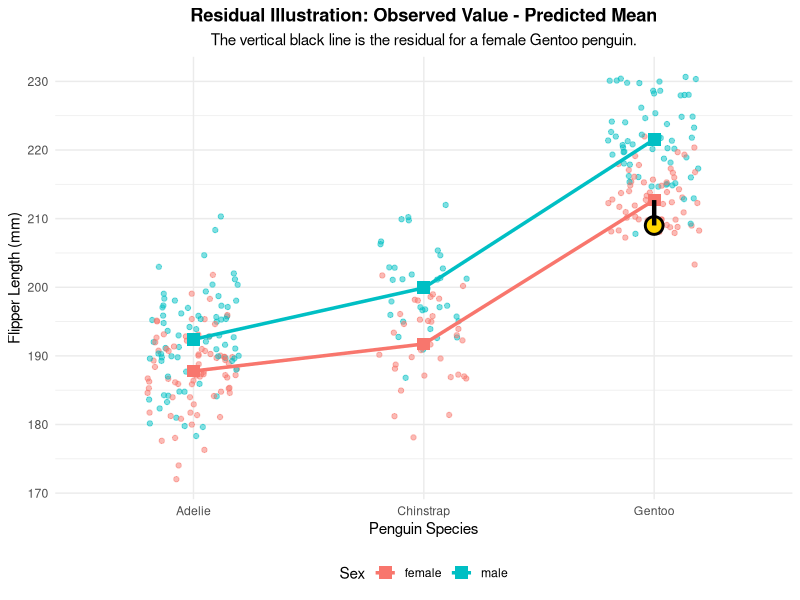
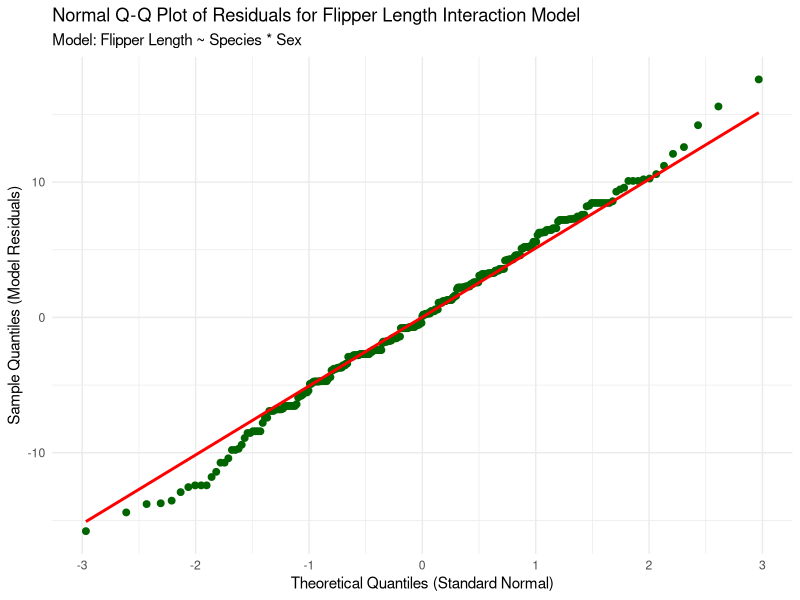
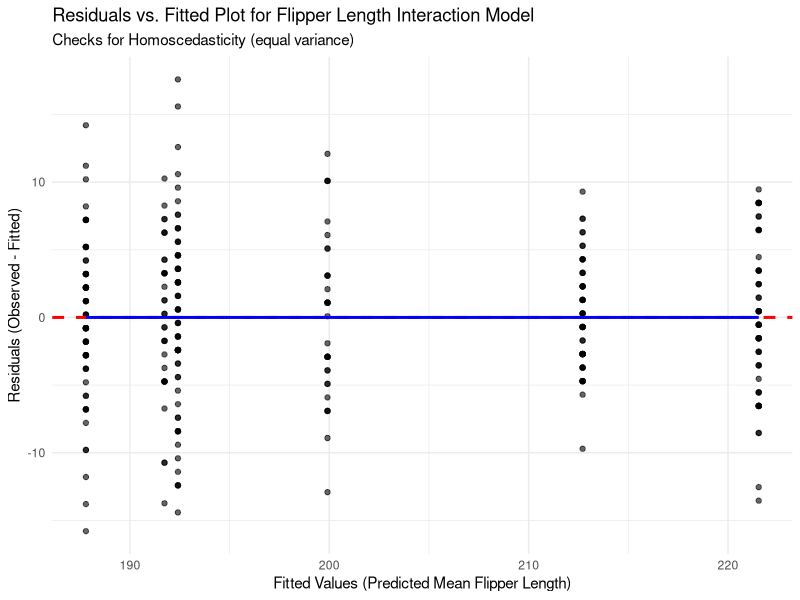
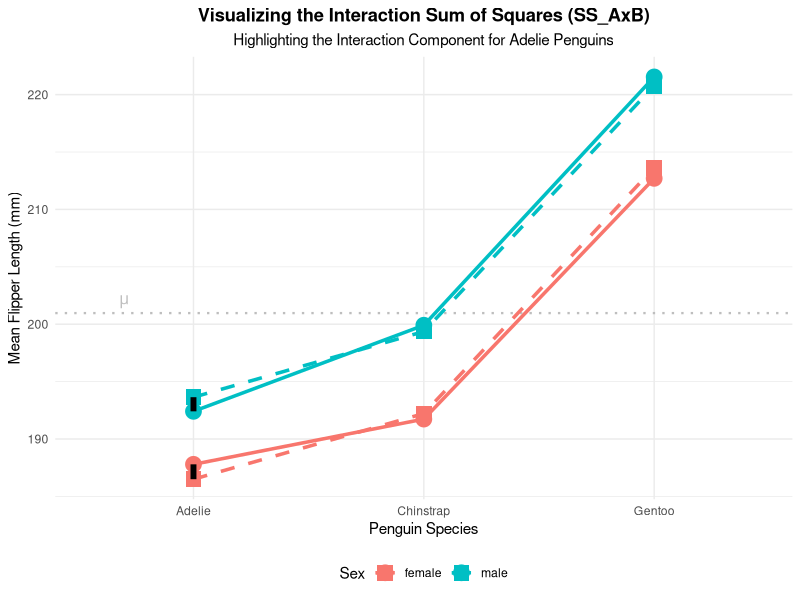
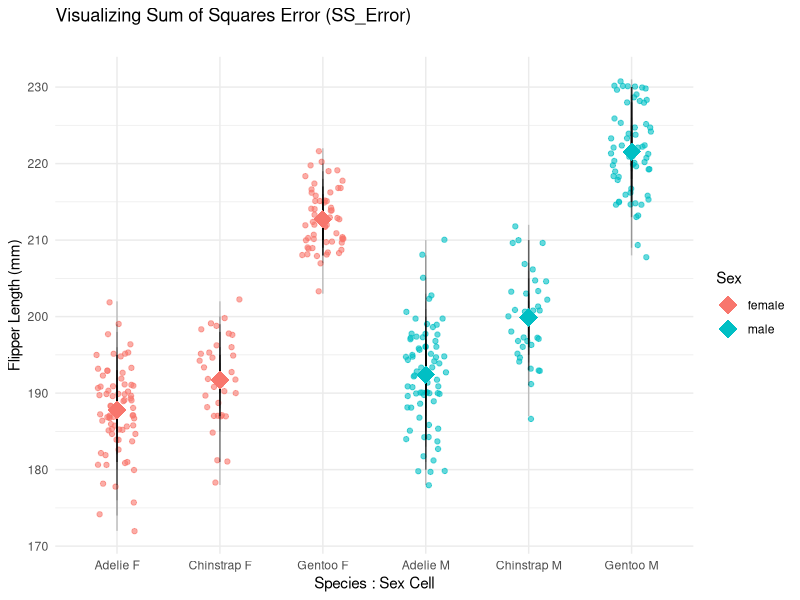
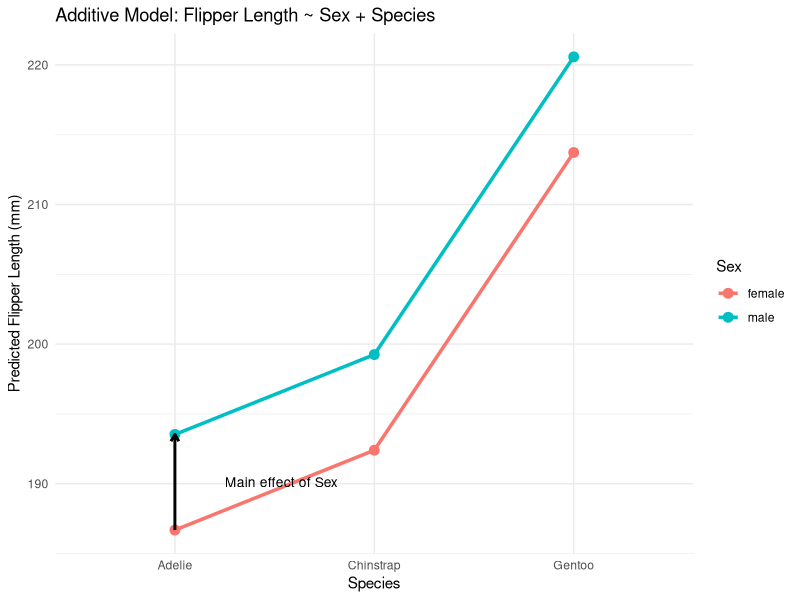
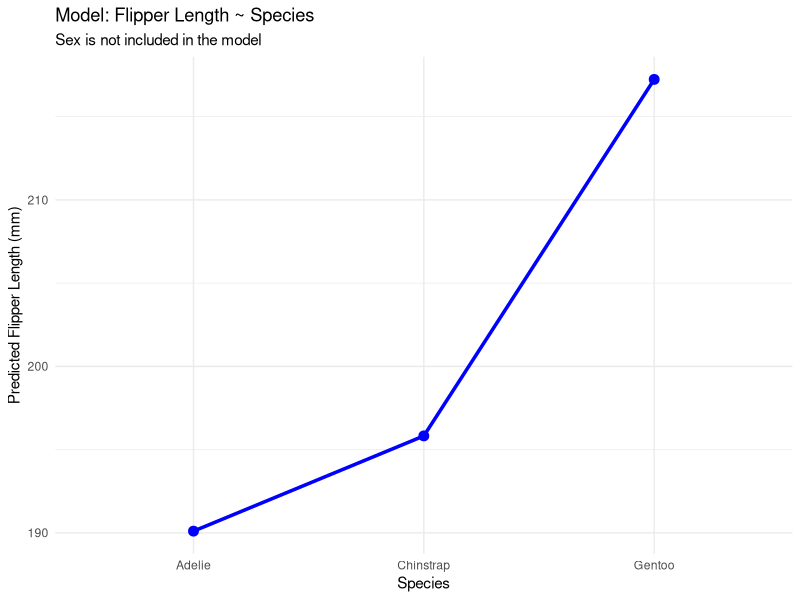
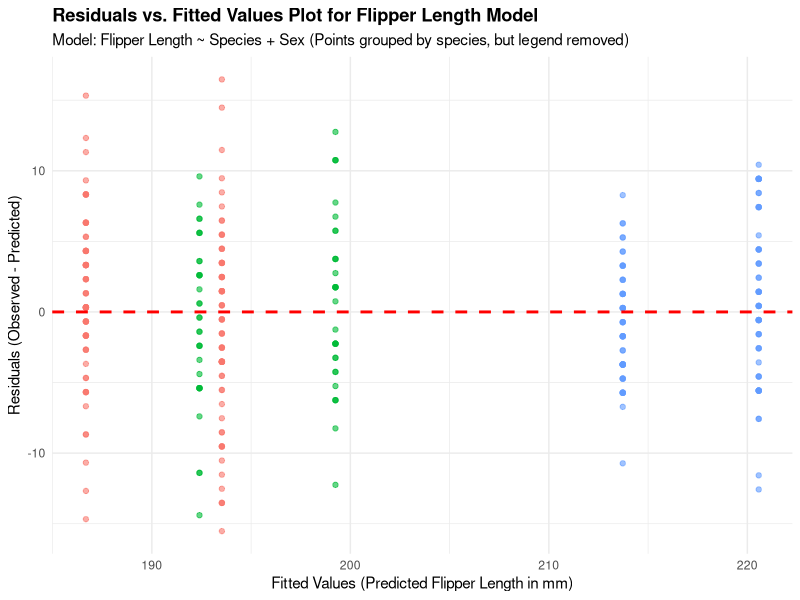

These charts were generated, in order, by the following R code:
## ---- chunk 1
#| echo: false

library(tidyverse)
library(palmerpenguins)
library(broom)
library(kableExtra)
## ---- chunk 2
#| echo: false
library(tidyverse)
library(palmerpenguins)

# 1. Load and fit the Interaction Model
penguins_data <- penguins %>%
  drop_na(flipper_length_mm, species, sex)

model_interaction <- lm(flipper_length_mm ~ species * sex, data = penguins_data)

# 2. Create Prediction Grid for fitted lines
prediction_grid_interaction <- expand.grid(
  species = unique(penguins_data$species),
  sex = unique(penguins_data$sex)
)
prediction_grid_interaction$Predicted_FL <- predict(model_interaction, newdata = prediction_grid_interaction)

# 3. Select one observation to highlight
highlight_observation <- penguins_data %>%
  filter(species == "Gentoo", sex == "female") %>%
  slice(5) 

predicted_for_highlight <- prediction_grid_interaction %>%
  filter(species == highlight_observation$species, sex == highlight_observation$sex) %>%
  pull(Predicted_FL)

# 4. Generate the Plot
ggplot(penguins_data, aes(x = species, y = flipper_length_mm, color = sex)) +
  
  # A. Plot all original data points with jitter (for context)
  geom_point(position = position_jitter(width = 0.2), 
             size = 1.5, 
             alpha = 0.5) +
  
  # B. Add the non-parallel fitted lines
  geom_line(data = prediction_grid_interaction, 
            aes(y = Predicted_FL, group = sex), 
            linewidth = 1.2) +
  
  # C. Add points for the *predicted* means (the fitted line's points)
  geom_point(data = prediction_grid_interaction, 
             aes(y = Predicted_FL, group = sex), 
             size = 4, 
             shape = 15) +
  
  # D. Highlight the specific observed point (Observed Value)
  geom_point(data = highlight_observation, 
             aes(x = species, y = flipper_length_mm), 
             color = "black", size = 5, shape = 21, fill = "gold", stroke = 1.5) +
  
  # E. Illustrate the residual: Vertical line from Observed to Predicted
  # NOTE: Using highlight_observation as data source and mapping X to 'species'
  # ensures the line stays precisely on the categorical X position.
  geom_segment(data = highlight_observation, 
               aes(x = species,
                   xend = species,
                   y = flipper_length_mm, 
                   yend = predicted_for_highlight),
               color = "black", linetype = "solid", linewidth = 1.5, inherit.aes = FALSE) + 
  
  labs(
    title = "Residual Illustration: Observed Value - Predicted Mean",
    subtitle = paste0("The vertical black line is the residual for a ", highlight_observation$sex, " ", highlight_observation$species, " penguin."),
    x = "Penguin Species",
    y = "Flipper Length (mm)",
    color = "Sex"
  ) +
  theme_minimal() +
  scale_color_manual(values = c("female" = "#F8766D", "male" = "#00BFC4")) +
  theme(
    plot.title = element_text(hjust = 0.5, face = "bold"),
    plot.subtitle = element_text(hjust = 0.5),
    legend.position = "bottom"
  )
## ---- chunk 3
#| echo: false 

library(tidyverse)
library(palmerpenguins)

# 1. Load and Clean Data
penguins_data <- penguins %>%
  drop_na(flipper_length_mm, species, sex)

# 2. Fit the Interaction Model
# Flipper Length is the response; Species and Sex are explanatory factors.
model_interaction <- lm(flipper_length_mm ~ species * sex, data = penguins_data)

# 3. Extract Residuals and Store in a Data Frame
residuals_data <- data.frame(
  Residuals = residuals(model_interaction)
)

# 4. Generate the Normal Q-Q Plot using ggplot2
ggplot(residuals_data, aes(sample = Residuals)) +
  # Add the quantile points
  geom_qq(color = "darkgreen", size = 2) + 
  # Add the reference line (where the points should lie if normal)
  geom_qq_line(color = "red", linewidth = 1) + 
  labs(
    title = "Normal Q-Q Plot of Residuals for Flipper Length Interaction Model",
    subtitle = "Model: Flipper Length ~ Species * Sex",
    x = "Theoretical Quantiles (Standard Normal)",
    y = "Sample Quantiles (Model Residuals)"
  ) +
  theme_minimal()
## ---- chunk 4
#| echo: false
library(tidyverse)
library(palmerpenguins)

# 1. Load and fit the Interaction Model
penguins_data <- penguins %>%
  drop_na(flipper_length_mm, species, sex)

model_interaction <- lm(flipper_length_mm ~ species * sex, data = penguins_data)

# 2. Extract Fitted Values and Residuals
# The augment() function from the broom package is the easiest way to get these,
# but using base R/tidyverse functions is more direct for a quick plot.
plot_data <- data.frame(
  Fitted_Values = fitted(model_interaction),
  Residuals = residuals(model_interaction)
)

# 3. Generate the Residuals vs. Fitted Plot
ggplot(plot_data, aes(x = Fitted_Values, y = Residuals)) +
  
  # Add points for each residual
  geom_point(alpha = 0.6) +
  
  # Add a horizontal line at Residual = 0 (the reference line)
  geom_hline(yintercept = 0, color = "red", linetype = "dashed", linewidth = 1) +
  
  # Add a locally weighted smoothing (LOWESS) line to check for non-linearity
  # This line should be flat and close to zero if the linearity assumption holds.
  geom_smooth(method = "loess", color = "blue", se = FALSE, linewidth = 1) +
  
  labs(
    title = "Residuals vs. Fitted Plot for Flipper Length Interaction Model",
    subtitle = "Checks for Homoscedasticity (equal variance)",
    x = "Fitted Values (Predicted Mean Flipper Length)",
    y = "Residuals (Observed - Fitted)"
  ) +
  theme_minimal()

## ---- chunk 5
#| echo: false
library(tidyverse)
library(palmerpenguins)

# 1. Load and clean data
penguins_data <- penguins %>%
  drop_na(flipper_length_mm, species, sex)

# 2. Calculate necessary means
means_data <- penguins_data %>%
  group_by(species, sex) %>%
  summarise(cell_mean = mean(flipper_length_mm), .groups = 'drop') %>%
  ungroup()

grand_mean <- mean(penguins_data$flipper_length_mm)

marginal_species_means <- penguins_data %>%
  group_by(species) %>%
  summarise(species_mean = mean(flipper_length_mm), .groups = 'drop')

marginal_sex_means <- penguins_data %>%
  group_by(sex) %>%
  summarise(sex_mean = mean(flipper_length_mm), .groups = 'drop')

# Join means for plotting and calculate additive predictions and interaction components
plot_data_full <- means_data %>%
  left_join(marginal_species_means, by = "species") %>%
  left_join(marginal_sex_means, by = "sex") %>%
  mutate(grand_mean = grand_mean) %>%
  mutate(additive_prediction = species_mean + sex_mean - grand_mean) %>%
  mutate(interaction_component = cell_mean - additive_prediction)

# 3. Create the ggplot object and assign it to a variable 'p'
p <- ggplot(plot_data_full, aes(x = species, group = sex, color = sex)) +
  
  # A. Grand Mean as a horizontal reference line
  geom_hline(aes(yintercept = grand_mean), 
             linetype = "dotted", color = "grey", linewidth = 0.8) +
  annotate("text", x = 0.7, y = grand_mean + 1, label = expression(mu), color = "grey", size = 4) +
  
  # B. Plot the OBSERVED Cell Means (solid lines and circles)
  geom_line(aes(y = cell_mean), linewidth = 1.2, linetype = "solid") +
  geom_point(aes(y = cell_mean), size = 5, shape = 19) + 
  
  # C. Plot the ADDITIVE Model's Predicted Cell Means (dashed lines and squares)
  geom_line(aes(y = additive_prediction, group = sex, color = sex), 
            linewidth = 1.2, linetype = "dashed") +
  geom_point(aes(y = additive_prediction), size = 5, shape = 15) + 
  
  # D. Highlight the INTERACTION COMPONENT FOR ADELIE ONLY
  geom_segment(data = plot_data_full %>% filter(species == "Adelie"), 
               aes(x = species, 
                   xend = species, 
                   y = cell_mean, 
                   yend = additive_prediction),
               color = "black", linewidth = 2, linetype = "solid") + 
  
  labs(
    title = "Visualizing the Interaction Sum of Squares (SS_AxB)",
    subtitle = "Highlighting the Interaction Component for Adelie Penguins",
    y = "Mean Flipper Length (mm)",
    color = "Sex"
  ) +
  scale_color_manual(values = c("female" = "#F8766D", "male" = "#00BFC4")) +
  theme_minimal() +
  theme(
    plot.title = element_text(hjust = 0.5, face = "bold"),
    plot.subtitle = element_text(hjust = 0.5),
    legend.position = "bottom"
  ) +
  
  # ADDED LINE: Explicitly sets the x-axis to be discrete and names the axis
  scale_x_discrete(name = "Penguin Species") 

# NECESSARY LINE TO DISPLAY THE PLOT
print(p)
## ---- chunk 6
#| echo: false

library(tidyverse)
library(palmerpenguins)

# 1. Prepare Data
penguins_data <- penguins %>%
  drop_na(flipper_length_mm, species, sex)

# 2. Calculate Cell Means
cell_means <- penguins_data %>%
  group_by(species, sex) %>%
  summarise(cell_mean = mean(flipper_length_mm), .groups = 'drop')

# 3. Join Cell Means back to the original data frame
plot_data_ss_error <- penguins_data %>%
  left_join(cell_means, by = c("species", "sex"))

# 4. Create the Plot
ggplot(plot_data_ss_error, aes(x = interaction(species, sex), y = flipper_length_mm)) +
  
  # A. Plot the individual observations with jitter
  geom_point(aes(color = sex), 
             position = position_jitter(width = 0.2), 
             alpha = 0.6, size = 1.5) +
  
  # B. Illustrate SS_Error: Draw a vertical line (residual) from EVERY observation to its cell mean
  # The squared length of ALL these black lines, summed, is the SS_Error.
  geom_segment(aes(x = interaction(species, sex), 
                   xend = interaction(species, sex), 
                   y = flipper_length_mm, 
                   yend = cell_mean),
               color = "black", linewidth = 0.5, alpha = 0.2) + 
  
  # C. Plot the Cell Means (the predicted value for the group) on top
  geom_point(aes(y = cell_mean, color = sex), 
             size = 6, shape = 18) + # Diamonds for cell means
  
  labs(
    title = "Visualizing Sum of Squares Error (SS_Error)",
    subtitle = "",
    x = "Species : Sex Cell",
    y = "Flipper Length (mm)",
    color = "Sex"
  ) +
  theme_minimal() +
  scale_x_discrete(labels = c("Adelie.female" = "Adelie F", "Adelie.male" = "Adelie M", 
                              "Chinstrap.female" = "Chinstrap F", "Chinstrap.male" = "Chinstrap M",
                              "Gentoo.female" = "Gentoo F", "Gentoo.male" = "Gentoo M"))
## ---- chunk 7
#| echo: false
library(tidyverse)
library(palmerpenguins)

# 1. Load and clean the data
# We drop rows with NAs in our variables of interest
penguins_data <- penguins %>%
  drop_na(flipper_length_mm, species, sex)

# 2. Fit the Two-Way ANOVA Interaction Model
# The asterisk (*) represents the main effects (species and sex) PLUS their interaction.
# Model Formula: flipper_length_mm ~ species + sex + species:sex
model_anova <- aov(flipper_length_mm ~ species * sex, data = penguins_data)

# 3. Generate the ANOVA Summary Table
# This table contains the Sums of Squares (SS), Degrees of Freedom (df), 
# Mean Squares (MS), F-statistics, and p-values for all effects.
summary(model_anova)
## ---- chunk 8
#| echo: false
library(tidyverse)
library(palmerpenguins)

# Remove missing observations
penguins_clean <- penguins %>%
  drop_na(flipper_length_mm, sex, species)

# Additive model: Sex + Species
model_add <- lm(flipper_length_mm ~ sex + species,
                data = penguins_clean)

# Predicted means for each combination
pred_add <- expand_grid(
  species = levels(penguins_clean$species),
  sex = levels(penguins_clean$sex)
) %>%
  mutate(predicted = predict(model_add, newdata = .))

# Predicted means for Adelie
adelie_female <- pred_add %>%
  filter(species == "Adelie", sex == "female") %>%
  pull(predicted)

adelie_male <- pred_add %>%
  filter(species == "Adelie", sex == "male") %>%
  pull(predicted)

# Plot 1: Additive model
plot_add <- ggplot(pred_add,
                   aes(x = species, y = predicted,
                       color = sex, group = sex)) +
  geom_line(linewidth = 1.2) +
  geom_point(size = 3) +
  annotate("segment",
           x = 1, xend = 1,
           y = adelie_female, yend = adelie_male,
           arrow = arrow(length = unit(0.2, "cm")),
           linewidth = 1,
           color = "black") +
  annotate("text",
           x = 1.25,
           y = (adelie_female + adelie_male) / 2,
           label = "Main effect of Sex",
           hjust = 0,
           size = 3.5) +
  labs(
    title = "Additive Model: Flipper Length ~ Sex + Species",
    x = "Species",
    y = "Predicted Flipper Length (mm)",
    color = "Sex"
  ) +
  theme_minimal()

plot_add
## ---- chunk 9
#| echo: false
# Model without Sex
model_species <- lm(flipper_length_mm ~ species,
                    data = penguins_clean)

# Predicted means for each species
pred_species <- data.frame(
  species = levels(penguins_clean$species)
) %>%
  mutate(predicted = predict(model_species, newdata = .))

# Plot 2: Model without Sex
plot_species <- ggplot(pred_species,
                       aes(x = species, y = predicted,
                           group = 1)) +
  geom_line(linewidth = 1.2, color = "blue") +
  geom_point(size = 3, color = "blue") +
  labs(
    title = "Model: Flipper Length ~ Species",
    subtitle = "Sex is not included in the model",
    x = "Species",
    y = "Predicted Flipper Length (mm)"
  ) +
  theme_minimal()

# Display both plots
plot_species
## ---- chunk 10
#| echo: false
library(tidyverse)
library(palmerpenguins)

# --- 1. Data Cleaning ---
# Ensure data is clean for the model
penguins_clean <- penguins %>%
  drop_na(flipper_length_mm, species, sex)

# --- 2. Model Fitting (Additive ANOVA: Flipper Length ~ Species + Sex) ---
model_additive <- lm(flipper_length_mm ~ species + sex, data = penguins_clean)

# --- 3. Prepare Data for Plotting ---
plot_data <- penguins_clean %>%
  mutate(
    fitted_values = fitted(model_additive),
    residuals = resid(model_additive)
  )

# --- 4. Generate the ggplot Visualization ---
ggplot(plot_data, aes(x = fitted_values, y = residuals)) +
  
  # Scatter plot of residuals vs. fitted values. 
  # Color is mapped to 'species' but the legend will be suppressed.
  geom_point(alpha = 0.6, aes(color = species)) +
  
  # Add the reference line at y = 0
  geom_hline(yintercept = 0, linetype = "dashed", color = "red", linewidth = 1) +
  
  labs(
    title = "Residuals vs. Fitted Values Plot for Flipper Length Model",
    subtitle = "Model: Flipper Length ~ Species + Sex (Points grouped by species, but legend removed)",
    x = "Fitted Values (Predicted Flipper Length in mm)",
    y = "Residuals (Observed - Predicted)"
  ) +
  theme_minimal() +
  # --- CRITICAL LINE: Suppresses the legend for the 'color' aesthetic ---
  guides(color = "none") +
  theme(plot.title = element_text(face = "bold"))
## ---- chunk 11
#| echo: false

library(tidyverse)
library(palmerpenguins)

# --- 1. Data Cleaning and Model Fitting ---
penguins_clean <- penguins %>%
  drop_na(flipper_length_mm, species, sex)

model_additive <- lm(flipper_length_mm ~ species + sex, data = penguins_clean)

# --- 2. Prepare Data for Plotting ---
plot_data <- penguins_clean %>%
  mutate(
    residuals = resid(model_additive)
  )

# --- 3. Generate the ggplot Visualization ---
ggplot(plot_data, aes(sample = residuals)) +
  stat_qq(color = 'darkgreen') +
  stat_qq_line(color = 'black', linewidth = 1) +
  labs(
    title = "Normal Q-Q Plot of Residuals",
    subtitle = "Model: Flipper Length ~ Species + Sex",
    x = "Theoretical Quantiles (Normal Distribution)",
    y = "Sample Quantiles (Model Residuals)"
  ) +
  theme_minimal() +
  theme(plot.title = element_text(face = "bold"))
## ---- chunk 12
#| echo: false

library(tidyverse)
library(palmerpenguins)

# --- 1. Prepare Data and Calculate Means ---
penguins_clean <- penguins %>%
  drop_na(flipper_length_mm, species, sex) 

grand_mean <- mean(penguins_clean$flipper_length_mm)

marginal_species_means <- penguins_clean %>%
  group_by(species) %>%
  summarise(
    marginal_mean_flipper = mean(flipper_length_mm),
    .groups = 'drop'
  )

cell_means <- penguins_clean %>%
  group_by(species, sex) %>%
  summarise(
    cell_mean_flipper = mean(flipper_length_mm),
    .groups = 'drop'
  )

plot_data <- penguins_clean %>%
  left_join(marginal_species_means, by = "species") %>%
  mutate(grand_mean = grand_mean) %>%
  left_join(cell_means, by = c("species", "sex"))

# --- 2. Generate the Minimalist ggplot Visualization ---
ggplot(plot_data, aes(x = species, y = flipper_length_mm)) +
  
  # A. Plot individual data points (color-coded by Factor B: Sex)
  geom_point(aes(color = sex), 
             position = position_jitter(width = 0.2), 
             alpha = 0.5, size = 1.5) +
  
  # B. Draw the Cell Means (Y-bar_ij) as thin lines
  stat_summary(aes(y = cell_mean_flipper, color = sex), 
               geom = "crossbar", 
               fun.data = function(x) data.frame(ymin = mean(x), ymax = mean(x), y = mean(x)),
               width = 0.5, 
               linewidth = 0.5) +
  
  # C. Draw the Grand Mean (Y-bar)
  geom_hline(aes(yintercept = grand_mean), 
             color = "red", linewidth = 1.2, linetype = "dashed") +
  
  # D. Draw the Marginal Species Means (Y-bar_i dot) as thick black segments
  geom_segment(data = marginal_species_means,
               aes(y = marginal_mean_flipper, yend = marginal_mean_flipper, 
                   x = as.numeric(species) - 0.4, 
                   xend = as.numeric(species) + 0.4),
               inherit.aes = FALSE,
               color = "black", linewidth = 3) +
  
  # E. Labels (X and Y axis labels restored)
  labs(
    x = "Penguin Species (Factor A)",
    y = "Flipper Length (mm)",
    color = "Sex" # Restored 'color' legend title
  ) +
  theme_minimal() +
  # Keep axis text, but remove title/subtitle/legend title
  theme(plot.title = element_blank(),
        plot.subtitle = element_blank())
## ---- chunk 13
library(tidyverse)
library(palmerpenguins)

# --- 1. Prepare Data and Calculate Means ---
penguins_clean <- penguins %>%
  drop_na(flipper_length_mm, species, sex) 

# Calculate Grand Mean
grand_mean <- mean(penguins_clean$flipper_length_mm)

# Calculate Marginal Species Means (Factor A, ignoring B)
marginal_species_means <- penguins_clean %>%
  group_by(species) %>%
  summarise(
    marginal_mean_flipper = mean(flipper_length_mm),
    .groups = 'drop'
  )

# 🆕 Calculate Cell Means (Species * Sex Interaction)
cell_means <- penguins_clean %>%
  group_by(species, sex) %>%
  summarise(
    cell_mean_flipper = mean(flipper_length_mm),
    .groups = 'drop'
  )

# Join the calculated means back to the plot data
plot_data <- penguins_clean %>%
  left_join(marginal_species_means, by = "species") %>%
  mutate(grand_mean = grand_mean) %>%
  left_join(cell_means, by = c("species", "sex"))

# --- 2. Generate the ggplot Visualization ---
ggplot(plot_data, aes(x = species, y = flipper_length_mm)) +
  
  # A. Plot individual data points (color-coded by Factor B: Sex)
  geom_point(aes(color = sex), 
             position = position_jitter(width = 0.2), 
             alpha = 0.5, size = 1.5) +
  
  # 🆕 B. Draw the Cell Means (Y-bar_ij) as thin, gray lines
  # We use stat_summary(geom="crossbar") to draw a short line at the mean for each group (Species x Sex)
  stat_summary(aes(y = cell_mean_flipper, color = sex), 
               geom = "crossbar", 
               fun.data = function(x) data.frame(ymin = mean(x), ymax = mean(x), y = mean(x)),
               width = 0.5, # Controls the length of the crossbar
               linewidth = 0.5) +
  
  # C. Draw the Grand Mean (Y-bar)
  geom_hline(aes(yintercept = grand_mean), 
             color = "red", linewidth = 1.2, linetype = "dashed") +
  
  # D. Draw the Marginal Species Means (Y-bar_i dot) as thick black segments (Factor A effect)
  geom_segment(data = marginal_species_means,
               aes(y = marginal_mean_flipper, yend = marginal_mean_flipper, 
                   x = as.numeric(species) - 0.4, 
                   xend = as.numeric(species) + 0.4),
               inherit.aes = FALSE,
               color = "black", linewidth = 3) +
  
  # E. Visualize SS_A: Draw segments from the Marginal Mean to the Grand Mean
  geom_segment(data = marginal_species_means,
               aes(x = species, 
                   xend = species, 
                   y = marginal_mean_flipper, 
                   yend = grand_mean),
               color = "black", 
               linewidth = 1, 
               arrow = arrow(length = unit(0.02, "npc"), ends = "both"),
               inherit.aes = FALSE) +
  
  # F. Label the Grand Mean
  geom_text(aes(x = 3.5, y = grand_mean), 
            label = "Grand Mean (Y-bar)", 
            color = "red", 
            hjust = 1, vjust = 1.5, size = 4) +
  
  labs(
    title = "SS_A (Species Marginal Means) vs. Cell Means (Species x Sex)",
    subtitle = "Thick black bars show Marginal Means (SS_A focus). Thin colored bars show Cell Means.",
    x = "Penguin Species (Factor A)",
    y = "Flipper Length (mm)",
    color = "Sex (Factor B)"
  ) +
  theme_minimal()
## ---- chunk 14
#| echo: false
library(tidyverse)
library(palmerpenguins)

# --- 1. Prepare Data and Calculate Means ---
penguins_clean <- penguins %>%
  drop_na(flipper_length_mm, species, sex) 

grand_mean <- mean(penguins_clean$flipper_length_mm)

# We still use the Marginal Means of Species
marginal_species_means <- penguins_clean %>%
  group_by(species) %>%
  summarise(
    marginal_mean_flipper = mean(flipper_length_mm),
    .groups = 'drop'
  )

plot_data <- penguins_clean %>%
  left_join(marginal_species_means, by = "species") %>%
  mutate(grand_mean = grand_mean)

# --- 2. Generate the Minimalist ggplot Visualization ---
ggplot(plot_data, aes(x = species, y = flipper_length_mm)) +
  
  # A. Plot individual data points (Single color, no 'sex' aesthetic)
  geom_point(color = "gray40", 
             position = position_jitter(width = 0.2), 
             alpha = 0.6, size = 1.5) +
  
  # B. Draw the Grand Mean (Y-bar)
  geom_hline(aes(yintercept = grand_mean), 
             color = "red", linewidth = 1.2, linetype = "dashed") +
  
  # C. Draw the Marginal Species Means (Y-bar_i dot) as thick black segments
  geom_segment(data = marginal_species_means,
               aes(y = marginal_mean_flipper, yend = marginal_mean_flipper, 
                   x = as.numeric(species) - 0.4, 
                   xend = as.numeric(species) + 0.4),
               inherit.aes = FALSE,
               color = "black", linewidth = 3) +
  
  # D. Labels (X and Y axis labels restored, Color/Legend label removed)
  labs(
    x = "Penguin Species (Factor A)",
    y = "Flipper Length (mm)"
  ) +
  theme_minimal() +
  # Remove title/subtitle
  theme(plot.title = element_blank(),
        plot.subtitle = element_blank())
## ---- chunk 15
#| echo: false
library(tidyverse)
library(palmerpenguins)

# 1. Load and clean the data
# We drop rows with NAs in our variables of interest
penguins_data <- penguins %>%
  drop_na(flipper_length_mm, species, sex)

# 2. Fit the Two-Way ANOVA Interaction Model
# The asterisk (*) represents the main effects (species and sex) PLUS their interaction.
# Model Formula: flipper_length_mm ~ species + sex + species:sex
model_anova <- aov(flipper_length_mm ~ species, data = penguins_data)

# 3. Generate the ANOVA Summary Table
# This table contains the Sums of Squares (SS), Degrees of Freedom (df), 
# Mean Squares (MS), F-statistics, and p-values for all effects.
summary(model_anova)
## ---- chunk 16
#| echo: false
library(tidyverse)
library(palmerpenguins)

# 1. Load and clean the data
# We drop rows with NAs in our variables of interest
penguins_data <- penguins %>%
  drop_na(flipper_length_mm, species, sex)

# 2. Fit the Two-Way ANOVA Interaction Model
# The asterisk (*) represents the main effects (species and sex) PLUS their interaction.
# Model Formula: flipper_length_mm ~ species + sex + species:sex
model_anova <- aov(flipper_length_mm ~ species + sex, data = penguins_data)

# 3. Generate the ANOVA Summary Table
# This table contains the Sums of Squares (SS), Degrees of Freedom (df), 
# Mean Squares (MS), F-statistics, and p-values for all effects.
summary(model_anova)
## ---- chunk 17
#| echo: false
library(tidyverse)
library(palmerpenguins)

# 1. Load and clean the data
# We drop rows with NAs in our variables of interest
penguins_data <- penguins %>%
  drop_na(flipper_length_mm, species, sex)

# 2. Fit the Two-Way ANOVA Interaction Model
# The asterisk (*) represents the main effects (species and sex) PLUS their interaction.
# Model Formula: flipper_length_mm ~ species + sex + species:sex
model_anova <- aov(flipper_length_mm ~ species + sex, data = penguins_data)

# 3. Generate the ANOVA Summary Table
# This table contains the Sums of Squares (SS), Degrees of Freedom (df), 
# Mean Squares (MS), F-statistics, and p-values for all effects.
summary(model_anova)
